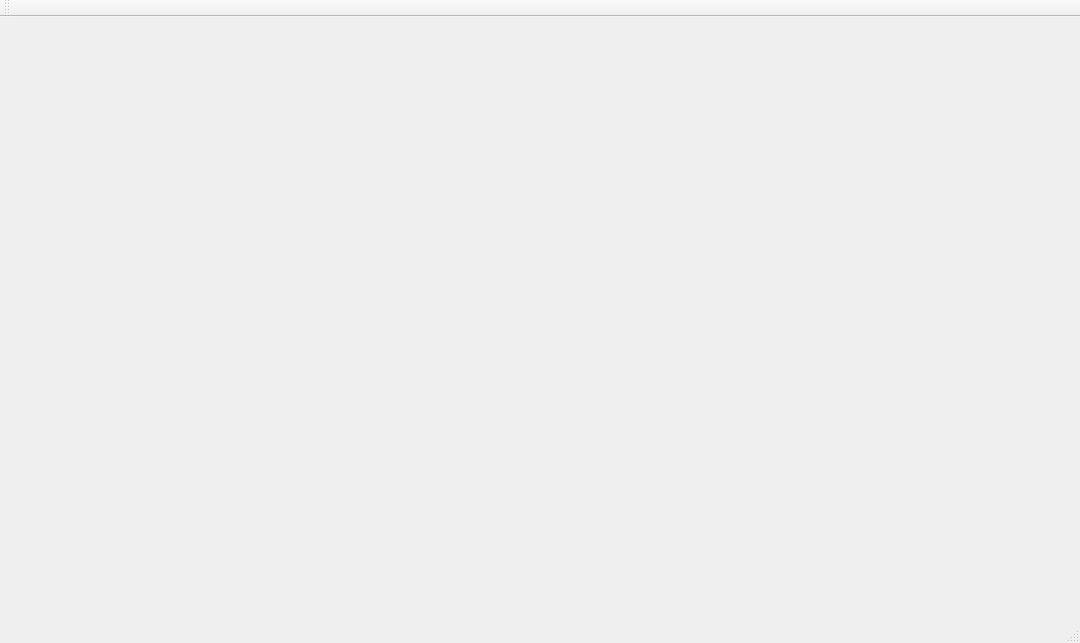
<?xml version="1.0" encoding="UTF-8"?>
<ui version="4.0">
 <class>QtLearnClass</class>
 <widget class="QMainWindow" name="QtLearnClass">
  <property name="geometry">
   <rect>
    <x>0</x>
    <y>0</y>
    <width>1080</width>
    <height>643</height>
   </rect>
  </property>
  <property name="windowTitle">
   <string>QtLearn</string>
  </property>
  <widget class="QWidget" name="centralWidget"/>
  <widget class="QMenuBar" name="menuBar">
   <property name="geometry">
    <rect>
     <x>0</x>
     <y>0</y>
     <width>1080</width>
     <height>26</height>
    </rect>
   </property>
  </widget>
  <widget class="QToolBar" name="mainToolBar">
   <attribute name="toolBarArea">
    <enum>TopToolBarArea</enum>
   </attribute>
   <attribute name="toolBarBreak">
    <bool>false</bool>
   </attribute>
  </widget>
  <widget class="QStatusBar" name="statusBar"/>
 </widget>
 <layoutdefault spacing="6" margin="11"/>
 <resources>
  <include location="QtLearn.qrc"/>
 </resources>
 <connections/>
</ui>
